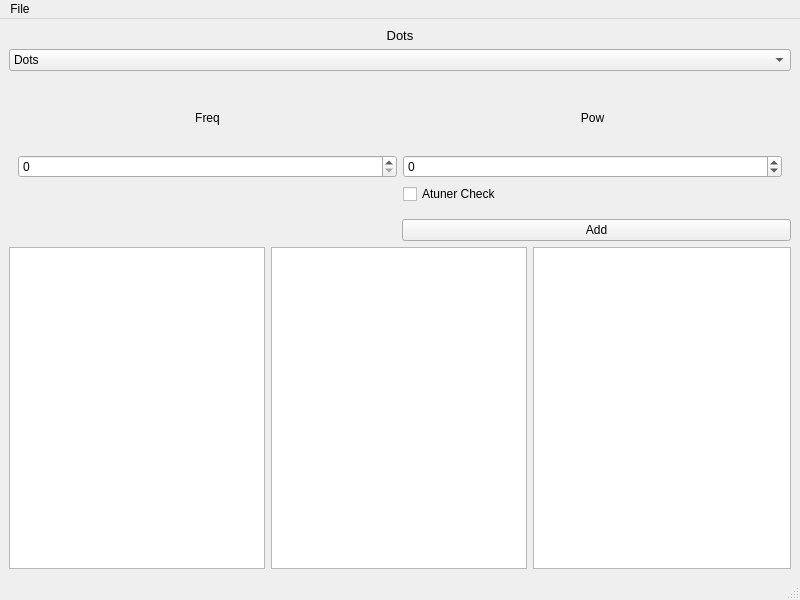
<?xml version="1.0" encoding="UTF-8"?>
<ui version="4.0">
 <class>Editor</class>
 <widget class="QMainWindow" name="Editor">
  <property name="geometry">
   <rect>
    <x>0</x>
    <y>0</y>
    <width>800</width>
    <height>600</height>
   </rect>
  </property>
  <property name="windowTitle">
   <string>MainWindow</string>
  </property>
  <widget class="QWidget" name="centralwidget">
   <layout class="QGridLayout" name="gridLayout_3">
    <item row="0" column="0">
     <layout class="QGridLayout" name="MW">
      <item row="6" column="0" colspan="2">
       <widget class="QTextBrowser" name="DTB"/>
      </item>
      <item row="0" column="0" colspan="5">
       <widget class="QLabel" name="DL">
        <property name="font">
         <font>
          <pointsize>10</pointsize>
         </font>
        </property>
        <property name="text">
         <string notr="true">Dots</string>
        </property>
        <property name="alignment">
         <set>Qt::AlignCenter</set>
        </property>
       </widget>
      </item>
      <item row="1" column="0" colspan="5">
       <widget class="QComboBox" name="DT">
        <item>
         <property name="text">
          <string notr="true">Dots</string>
         </property>
        </item>
        <item>
         <property name="text">
          <string notr="true">Dots List</string>
         </property>
        </item>
        <item>
         <property name="text">
          <string notr="true">Freq</string>
         </property>
        </item>
        <item>
         <property name="text">
          <string notr="true">Comp</string>
         </property>
        </item>
       </widget>
      </item>
      <item row="6" column="4">
       <widget class="QTextBrowser" name="CTB"/>
      </item>
      <item row="6" column="2" colspan="2">
       <widget class="QTextBrowser" name="FTB"/>
      </item>
      <item row="2" column="0" rowspan="2" colspan="5">
       <widget class="QStackedWidget" name="SW">
        <property name="sizePolicy">
         <sizepolicy hsizetype="Preferred" vsizetype="Preferred">
          <horstretch>0</horstretch>
          <verstretch>0</verstretch>
         </sizepolicy>
        </property>
        <property name="currentIndex">
         <number>0</number>
        </property>
        <widget class="QWidget" name="SW1">
         <property name="sizePolicy">
          <sizepolicy hsizetype="Preferred" vsizetype="Preferred">
           <horstretch>0</horstretch>
           <verstretch>0</verstretch>
          </sizepolicy>
         </property>
         <layout class="QGridLayout" name="gridLayout_2">
          <item row="1" column="1">
           <widget class="QSpinBox" name="DPV">
            <property name="minimum">
             <number>-99</number>
            </property>
           </widget>
          </item>
          <item row="0" column="0">
           <widget class="QLabel" name="DFL">
            <property name="text">
             <string notr="true">Freq</string>
            </property>
            <property name="alignment">
             <set>Qt::AlignCenter</set>
            </property>
           </widget>
          </item>
          <item row="1" column="0">
           <widget class="QSpinBox" name="DFV">
            <property name="maximum">
             <number>3000</number>
            </property>
           </widget>
          </item>
          <item row="0" column="1">
           <widget class="QLabel" name="DPL">
            <property name="text">
             <string notr="true">Pow</string>
            </property>
            <property name="alignment">
             <set>Qt::AlignCenter</set>
            </property>
           </widget>
          </item>
          <item row="3" column="1">
           <widget class="QCheckBox" name="AC">
            <property name="text">
             <string notr="true">Atuner Check</string>
            </property>
           </widget>
          </item>
         </layout>
        </widget>
        <widget class="QWidget" name="SW2">
         <layout class="QGridLayout" name="gridLayout">
          <item row="3" column="0">
           <widget class="QSpinBox" name="DLStV">
            <property name="maximum">
             <number>3000</number>
            </property>
           </widget>
          </item>
          <item row="4" column="1">
           <widget class="QCheckBox" name="LAC">
            <property name="text">
             <string notr="true">Atuner Check</string>
            </property>
            <property name="tristate">
             <bool>false</bool>
            </property>
           </widget>
          </item>
          <item row="2" column="1">
           <widget class="QLabel" name="DLPL">
            <property name="text">
             <string notr="true">Pow</string>
            </property>
            <property name="alignment">
             <set>Qt::AlignCenter</set>
            </property>
           </widget>
          </item>
          <item row="3" column="1">
           <widget class="QSpinBox" name="DLPV">
            <property name="minimum">
             <number>-99</number>
            </property>
           </widget>
          </item>
          <item row="1" column="1">
           <widget class="QSpinBox" name="DLFV">
            <property name="maximum">
             <number>3000</number>
            </property>
           </widget>
          </item>
          <item row="1" column="0">
           <widget class="QSpinBox" name="DLSV">
            <property name="maximum">
             <number>3000</number>
            </property>
           </widget>
          </item>
          <item row="0" column="1">
           <widget class="QLabel" name="DLFL">
            <property name="text">
             <string notr="true">Freq Finish</string>
            </property>
            <property name="alignment">
             <set>Qt::AlignCenter</set>
            </property>
           </widget>
          </item>
          <item row="0" column="0">
           <widget class="QLabel" name="DLSL">
            <property name="text">
             <string notr="true">Freq Start</string>
            </property>
            <property name="alignment">
             <set>Qt::AlignCenter</set>
            </property>
           </widget>
          </item>
          <item row="2" column="0">
           <widget class="QLabel" name="DLStL">
            <property name="text">
             <string notr="true">Freq Step</string>
            </property>
            <property name="alignment">
             <set>Qt::AlignCenter</set>
            </property>
           </widget>
          </item>
         </layout>
        </widget>
        <widget class="QWidget" name="SW3">
         <property name="sizePolicy">
          <sizepolicy hsizetype="Preferred" vsizetype="Preferred">
           <horstretch>0</horstretch>
           <verstretch>0</verstretch>
          </sizepolicy>
         </property>
         <layout class="QVBoxLayout" name="verticalLayout">
          <item>
           <widget class="QLabel" name="FFL">
            <property name="text">
             <string notr="true">Freq</string>
            </property>
            <property name="alignment">
             <set>Qt::AlignCenter</set>
            </property>
           </widget>
          </item>
          <item>
           <widget class="QSpinBox" name="FFV">
            <property name="maximum">
             <number>3000</number>
            </property>
           </widget>
          </item>
         </layout>
        </widget>
        <widget class="QWidget" name="SW4">
         <layout class="QVBoxLayout" name="verticalLayout_2">
          <item>
           <widget class="QLabel" name="CFL">
            <property name="text">
             <string notr="true">Freq</string>
            </property>
            <property name="alignment">
             <set>Qt::AlignCenter</set>
            </property>
           </widget>
          </item>
          <item>
           <widget class="QSpinBox" name="CFV">
            <property name="maximum">
             <number>3000</number>
            </property>
           </widget>
          </item>
         </layout>
        </widget>
       </widget>
      </item>
      <item row="4" column="3" colspan="2">
       <widget class="QPushButton" name="NAD">
        <property name="text">
         <string notr="true">Add</string>
        </property>
       </widget>
      </item>
     </layout>
    </item>
   </layout>
  </widget>
  <widget class="QMenuBar" name="menubar">
   <property name="geometry">
    <rect>
     <x>0</x>
     <y>0</y>
     <width>800</width>
     <height>21</height>
    </rect>
   </property>
   <widget class="QMenu" name="menuFile">
    <property name="title">
     <string>File</string>
    </property>
    <addaction name="actionNew"/>
    <addaction name="actionFrom_File"/>
    <addaction name="separator"/>
    <addaction name="actionSave"/>
    <addaction name="actionSave_As"/>
   </widget>
   <addaction name="menuFile"/>
  </widget>
  <widget class="QStatusBar" name="statusbar"/>
  <action name="actionNew">
   <property name="text">
    <string>New</string>
   </property>
  </action>
  <action name="actionFrom_File">
   <property name="text">
    <string>From File</string>
   </property>
  </action>
  <action name="actionSave">
   <property name="text">
    <string>Save</string>
   </property>
  </action>
  <action name="actionSave_As">
   <property name="text">
    <string>Save As</string>
   </property>
  </action>
 </widget>
 <resources/>
 <connections/>
</ui>
